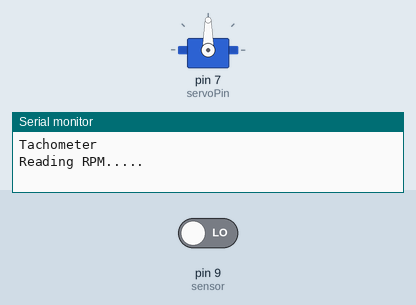
Recording of a sketch running on a simulated Arduino Uno, built with avr-gcc and run on an emulated ATmega328P. Parts: servo, the last lines printed to the serial monitor. Inputs (shaded band) come from the test bench; at power-on: pin 9 (sensor) LOW.

Above: at 0.1 s.
At 1.9 s:
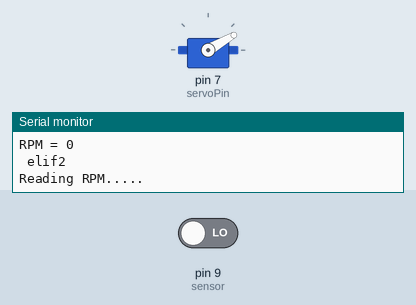
Timing chart, 0 to 3.4 s (numbered marks = the images above):
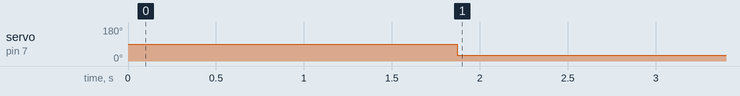

Measured:
- by itself, servo on pin 7 (servoPin): 90° → 30° at 1.9 s

The sketch:

test_5.ino
```cpp
#include <Servo.h>
Servo servo1;
int servoPin = 7;

#define sensor 9
int delay1()
{
  //unsigned int long k;
  int i,j;
  unsigned int count=0;
  for(i=0;i<500;i++)
  {
    for(j=0;j<500;j++)
    {
      if(digitalRead(sensor))
      {
        count++;
        while(digitalRead(sensor));
        delay(10);
        break;
      }
    }
  }
  return count;
}

void setup()
{
  pinMode(9, INPUT);
  Serial.begin(9600);
  pinMode(7,OUTPUT);
  servo1.attach(servoPin);
  Serial.print("Tachometer");

}

void loop()
{
  unsigned int time=0, RPM=0;
  while(digitalRead(9));
   {
  Serial.print("\nReading RPM.....");
  time = delay1();
  Serial.print("\nPlease wait.....");
  RPM = (time*12);
  delay(200);
  Serial.print("\nRPM = ");
  Serial.print(RPM);
    }
  delay(500);
  servo1.write(30);
  if ((RPM > 200) && (RPM < 400))
  {
    Serial.print("\n if ");
    servo1.write(110);
  }
  else if (( RPM > 400) && (RPM < 1000))
  {
    Serial.print("\n elif1 ");
    servo1.write(30);
  }
  else if ( RPM < 200)
  {
    Serial.print("\n elif2 ");
    servo1.write(30);
  }
  else
  {
    Serial.print("\n else ");
    servo1.write(30);
  }

}
```
